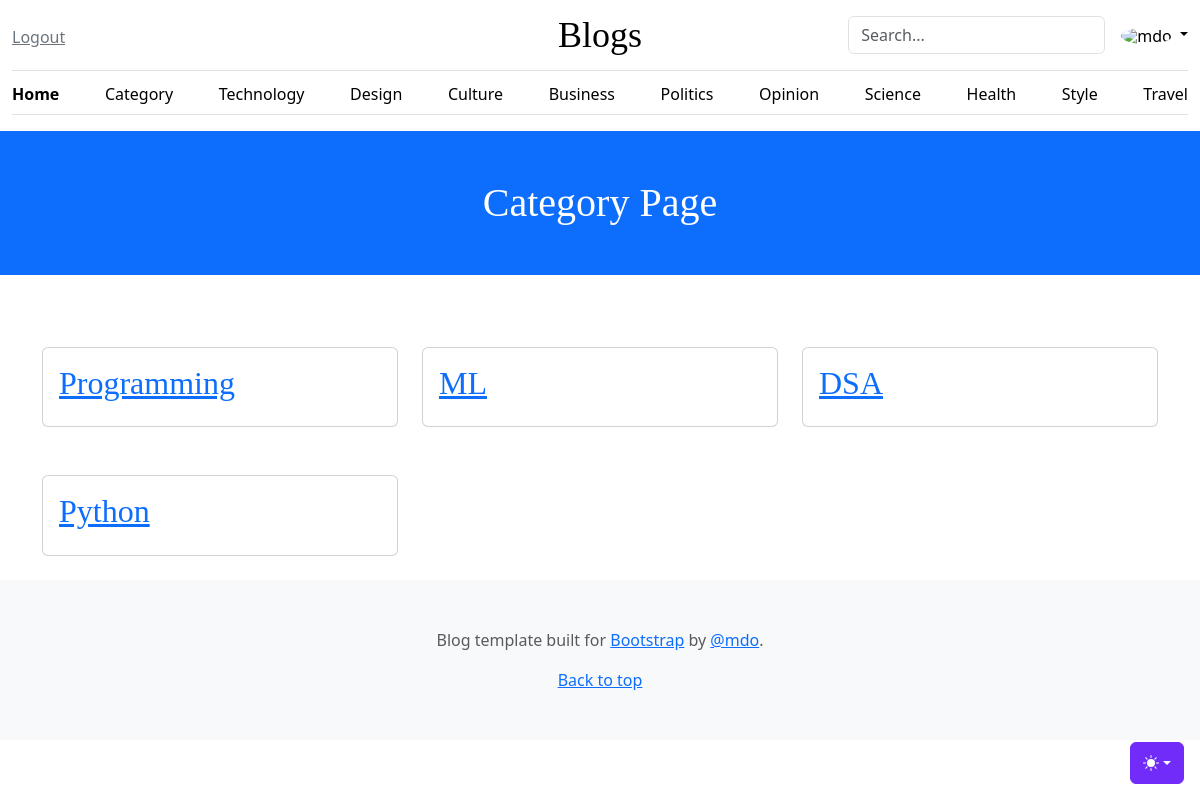
The app's page /category (signed in) with its own data.
### core/models.py (models this page shows, shortened)
class Category(models.Model):
    name = models.CharField(max_length=255)
    date = models.DateTimeField(auto_now_add=True)
    slug = models.CharField(max_length=50, unique=True, blank=True, null=True)

### core/views.py (the view)
# urls.py: path("category", views.category, name="category"),
def category(request):
    category = Category.objects.all()
    context = {
        'category':category,
    }
    return render(request, 'category.html',context)

### template/category.html
{% extends "base.html" %}
{% block content %}
<h1 class="bg-primary p-5 text-center mb-5 text-white">Category Page</h1>
<div class="container">
    <div class="row">
        {% for i in category %}
        <div class="col-md-4 my-4">
            <div class="card cat">
                <div class="card-body">
                   <h2>
                        <a href="{% url 'catPost' i.slug %}" class="cat-head">
                            {{i.name}}
                        </a>
                    </h2>
                </div>
            </div>
        </div>
        {% endfor %}
    </div>
</div>
{% endblock content %}

### static/css/blog.css (style rules this page uses)
h1, h2, h3, h4, h5, h6 { font-family: "Playfair Display", Georgia, "Times New Roman", serif; }

### records on screen
Category: name "Programming"
Category: name "ML"
Category: name "DSA"
Category: name "Python"
